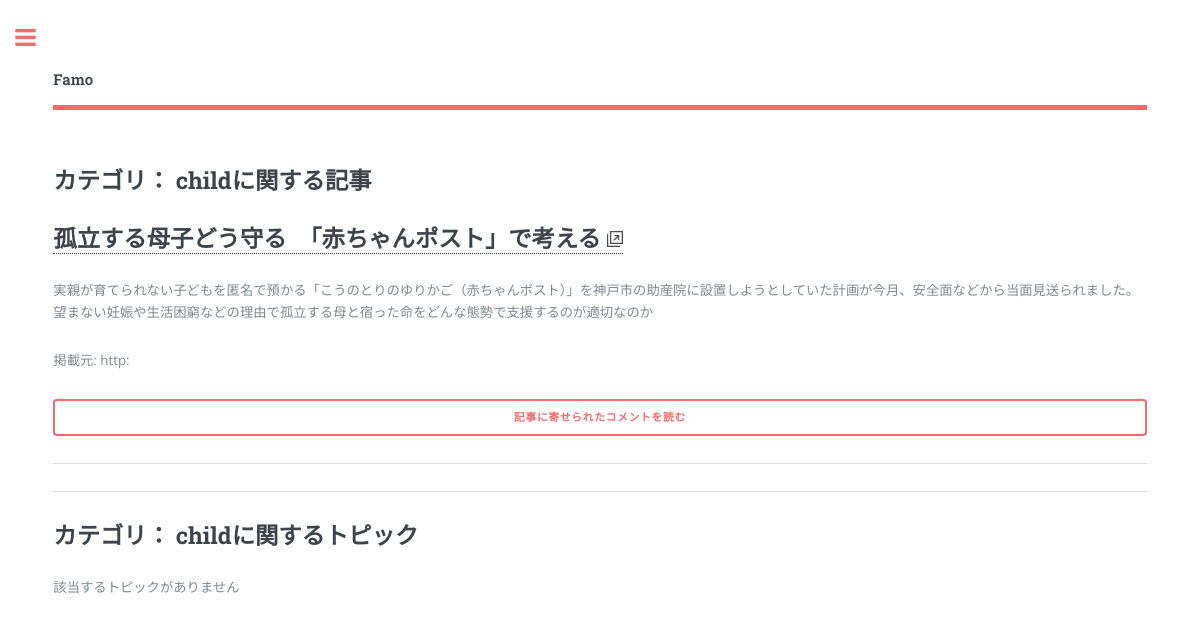
/category/child/, run on an earlier commit of the app's database.
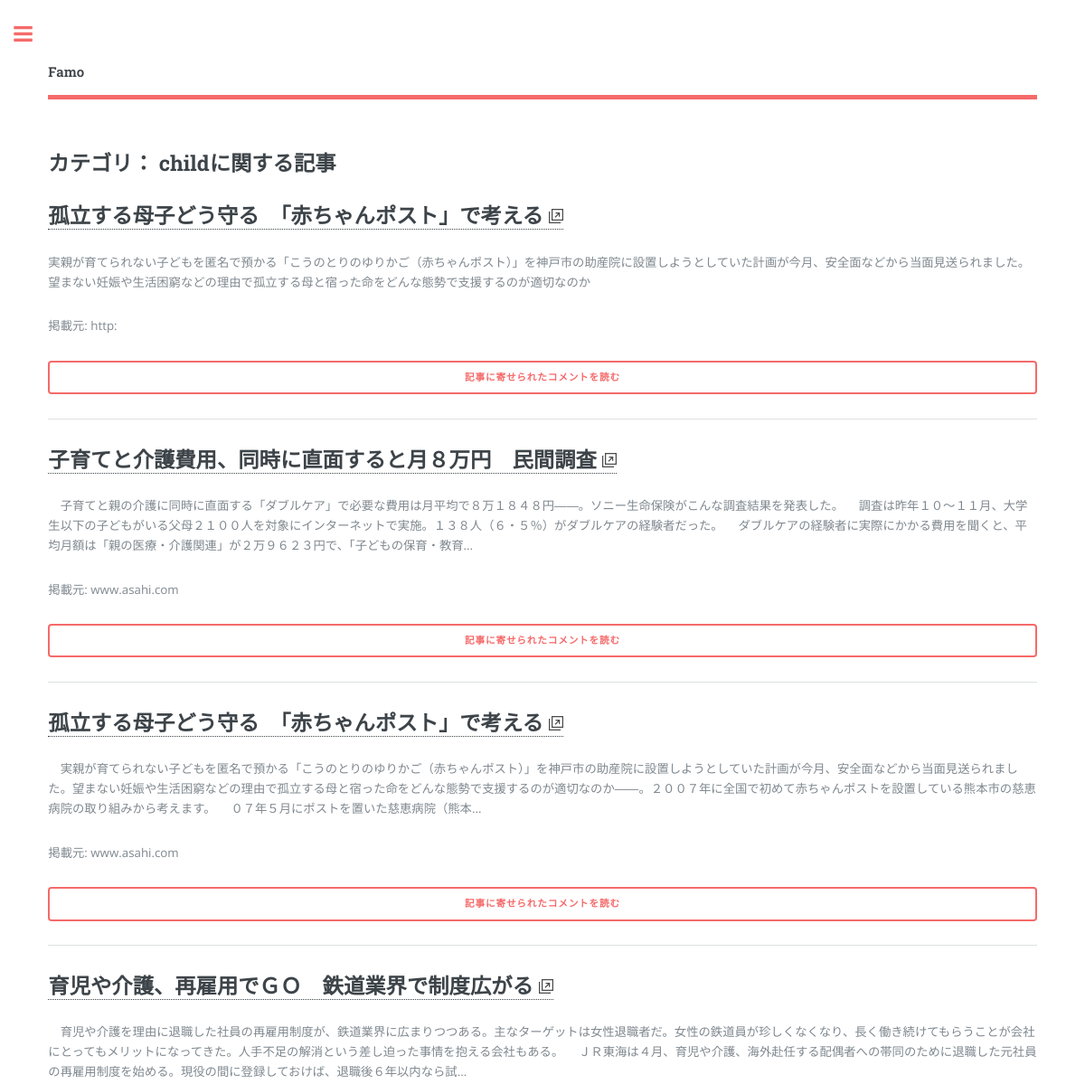
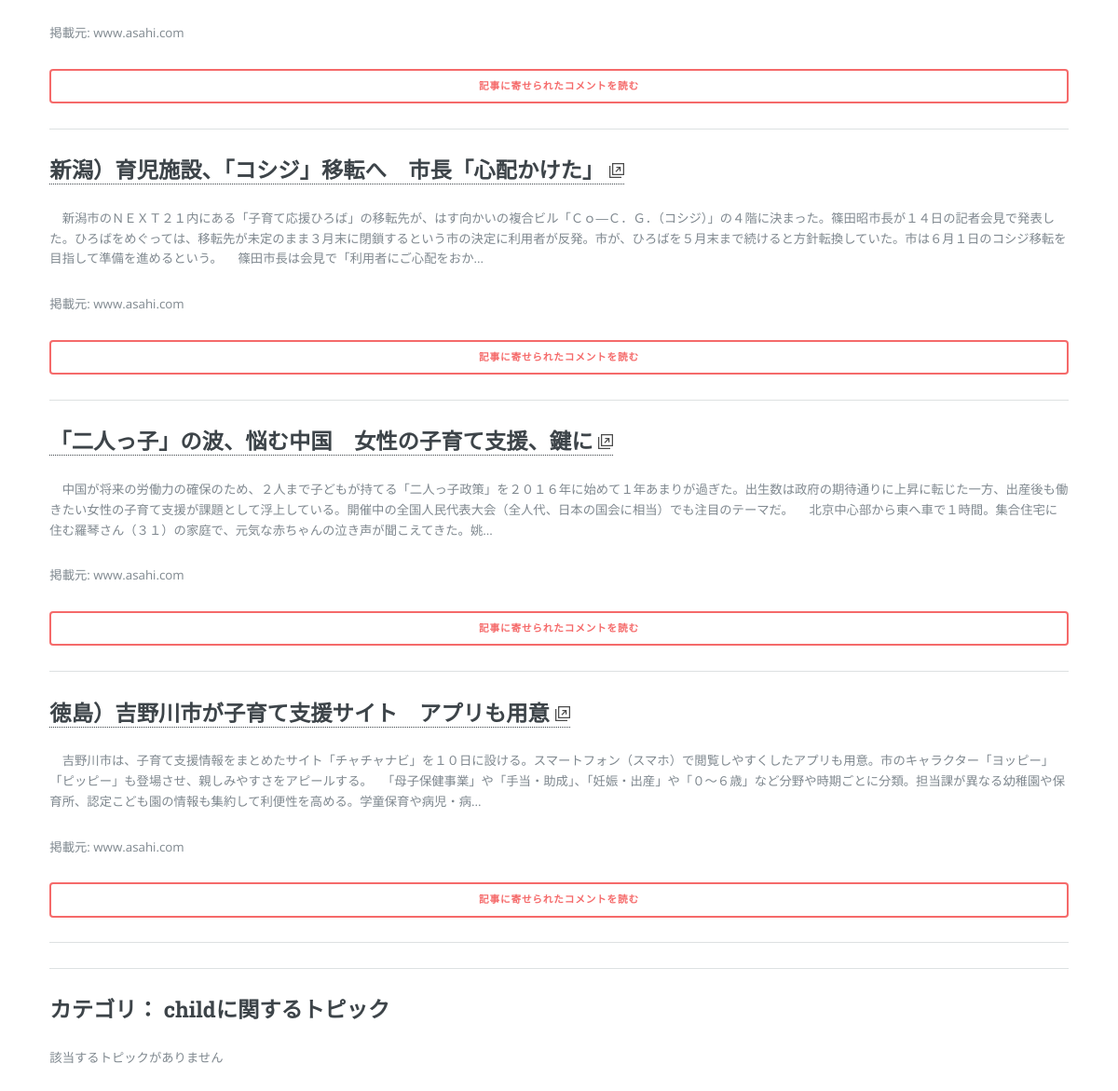
And on a later commit of the database (2 pictures, top to bottom).
### articles/models.py (models this page shows, shortened)
class Article(models.Model):
    def get_domain(self):
        return self.url.split('/')[0]
    title = models.CharField(default='', max_length=100)
    url = models.URLField(default='')
    preface = models.CharField(default='', max_length=300)
    img_url = models.URLField(null=True)
    hits = models.IntegerField(default=0)
    registered_date = models.DateTimeField(auto_now=True)

### category/views.py (the view)
# urls.py: url(r'^(?P<category>\w+)/', views.category, name='category'),
def category(request, category):
    if category in keywords.keys():
        query = Q()
        for key in keywords[category]:
            query = query | Q(title__contains=key)
        articles = Article.objects.filter(query)
        questions = Question.objects.filter(query)
    context = {'category': category, 'articles': articles, 'questions': questions}
    return render(request, 'category/category.html', context)

### articles/templatetags/articles_extras.py (called while the page is built)
@register.filter
def get_article_image(url):
    default_image_path = 'commons/images/pic01.jpg'
    if url:
        return url
    else:
        return os.path.join(settings.STATIC_URL, default_image_path)

@register.filter
def complete_url(url):
    return ''.join(['http://', url])

@register.inclusion_tag('articles/article_node.html')
def article_node(article):
    return {'article': article}

@register.inclusion_tag('articles/article_detail_button.html')
def article_detail_button(article):
    return {'article': article}

### commons/templatetags/commons_extras.py (called while the page is built)
@register.filter
def get_categories(num=30):
    return Category.objects.order_by('name')[:num]

@register.inclusion_tag('commons/search_form.html')
def search_form():
    search_form = SearchForm(prefix='search')
    return {'search_form': search_form}

### counsel/models.py (called while the page is built)
    def __str__(self):
        return self.name

### category/templates/category/category.html (shortened to what this page needs)
{% extends 'commons/base.html' %}
{% load articles_extras %}
{% load counsel_extras %}
{% block content %}
<section>
  <section id="articles">
    <h2>カテゴリ： {{ category }}に関する記事</h2>
    {% if articles %}
      {% for article in articles %}
        {% article_node article %}
        {% article_detail_button article %}
        <hr>
      {% endfor %}
    {% else %}
      該当する記事がありません
    {% endif %}
  </section>
  <hr>
  <setion id="questions">
    <h2>カテゴリ： {{ category }}に関するトピック</h2>
    {% if questions %}
      {% for question in questions %}
        {% popular_question_node question %}
        <hr>
      {% endfor %}
    {% else %}
      該当するトピックがありません
    {% endif %}
  </section>
{% endblock content %}

### commons/templates/commons/base.html (shortened to what this page needs)
{% load static %}
{% load commons_extras %}
<!DOCTYPE HTML>
<html>
	<head>
		<link rel="stylesheet" href="{% static 'commons/assets/css/main.css' %}" />
	</head>
	<body>
			<div id="wrapper">
					<div id="main">
						<div class="inner">
								<header id="header">
									<a href="{% url 'top:index' %}" class="logo"><strong>Famo</strong></a>
									<ul class="icons">
									</ul>
								</header>
                {% block content %}
                {% endblock content %}
						</div>
					</div>
			</div>
	</body>
</html>

### articles/templates/articles/article_node.html
{% load static %}
{% load articles_extras %}
<section id="article_{{ article.id }}">
  <h2><a href="{{ article.url|complete_url }}" target="_blank">{{ article.title }} <img src="{% static 'commons/images/external_link.png' %}"></a></h2>
  <p>{{ article.preface }}<p>
  <p>掲載元: {{ article.get_domain }}</p>
</section>

### articles/templates/articles/article_detail_button.html
{% load articles_extras %}
<a href="{% url 'articles:detail' article.id %}" class="button fit">記事に寄せられたコメントを読む</a>

What changed in the data, as far as the page shows it:
added Article: title "子育てと介護費用、同時に直面すると月８万円 民間調査", preface "子育てと親の介護に同時に直面する「ダブルケア」で必要な費用は月平均で８万１８４８円――。ソニー生命保険がこんな調査結果を発表した。 調査は昨年１０～１１月、大学生以下の子どもがいる父母２１００人を対象にインターネットで実施。１３８人（６・５％）がダブルケアの経験者だった。 ダブルケアの経験者に実際にかかる費用を聞くと、平均月額は「親の医療・介護関連」が２万９６２３円で、「子どもの保育・教育...", get_domain "www.asahi.com"
added Article: title "孤立する母子どう守る 「赤ちゃんポスト」で考える", preface "実親が育てられない子どもを匿名で預かる「こうのとりのゆりかご（赤ちゃんポスト）」を神戸市の助産院に設置しようとしていた計画が今月、安全面などから当面見送られました。望まない妊娠や生活困窮などの理由で孤立する母と宿った命をどんな態勢で支援するのが適切なのか――。２００７年に全国で初めて赤ちゃんポストを設置している熊本市の慈恵病院の取り組みから考えます。 ０７年５月にポストを置いた慈恵病院（熊本...", get_domain "www.asahi.com"
added Article: title "育児や介護、再雇用でＧＯ 鉄道業界で制度広がる", preface "育児や介護を理由に退職した社員の再雇用制度が、鉄道業界に広まりつつある。主なターゲットは女性退職者だ。女性の鉄道員が珍しくなくなり、長く働き続けてもらうことが会社にとってもメリットになってきた。人手不足の解消という差し迫った事情を抱える会社もある。 ＪＲ東海は４月、育児や介護、海外赴任する配偶者への帯同のために退職した元社員の再雇用制度を始める。現役の間に登録しておけば、退職後６年以内なら試...", get_domain "www.asahi.com"
added Article: title "新潟）育児施設、「コシジ」移転へ 市長「心配かけた」", preface "新潟市のＮＥＸＴ２１内にある「子育て応援ひろば」の移転先が、はす向かいの複合ビル「Ｃｏ―Ｃ．Ｇ．（コシジ）」の４階に決まった。篠田昭市長が１４日の記者会見で発表した。ひろばをめぐっては、移転先が未定のまま３月末に閉鎖するという市の決定に利用者が反発。市が、ひろばを５月末まで続けると方針転換していた。市は６月１日のコシジ移転を目指して準備を進めるという。 篠田市長は会見で「利用者にご心配をおか...", get_domain "www.asahi.com"
added Article: title "「二人っ子」の波、悩む中国 女性の子育て支援、鍵に", preface "中国が将来の労働力の確保のため、２人まで子どもが持てる「二人っ子政策」を２０１６年に始めて１年あまりが過ぎた。出生数は政府の期待通りに上昇に転じた一方、出産後も働きたい女性の子育て支援が課題として浮上している。開催中の全国人民代表大会（全人代、日本の国会に相当）でも注目のテーマだ。 北京中心部から東へ車で１時間。集合住宅に住む羅琴さん（３１）の家庭で、元気な赤ちゃんの泣き声が聞こえてきた。姚...", get_domain "www.asahi.com"
added Article: title "徳島）吉野川市が子育て支援サイト アプリも用意", preface "吉野川市は、子育て支援情報をまとめたサイト「チャチャナビ」を１０日に設ける。スマートフォン（スマホ）で閲覧しやすくしたアプリも用意。市のキャラクター「ヨッピー」「ピッピー」も登場させ、親しみやすさをアピールする。 「母子保健事業」や「手当・助成」、「妊娠・出産」や「０～６歳」など分野や時期ごとに分類。担当課が異なる幼稚園や保育所、認定こども園の情報も集約して利便性を高める。学童保育や病児・病...", get_domain "www.asahi.com"
